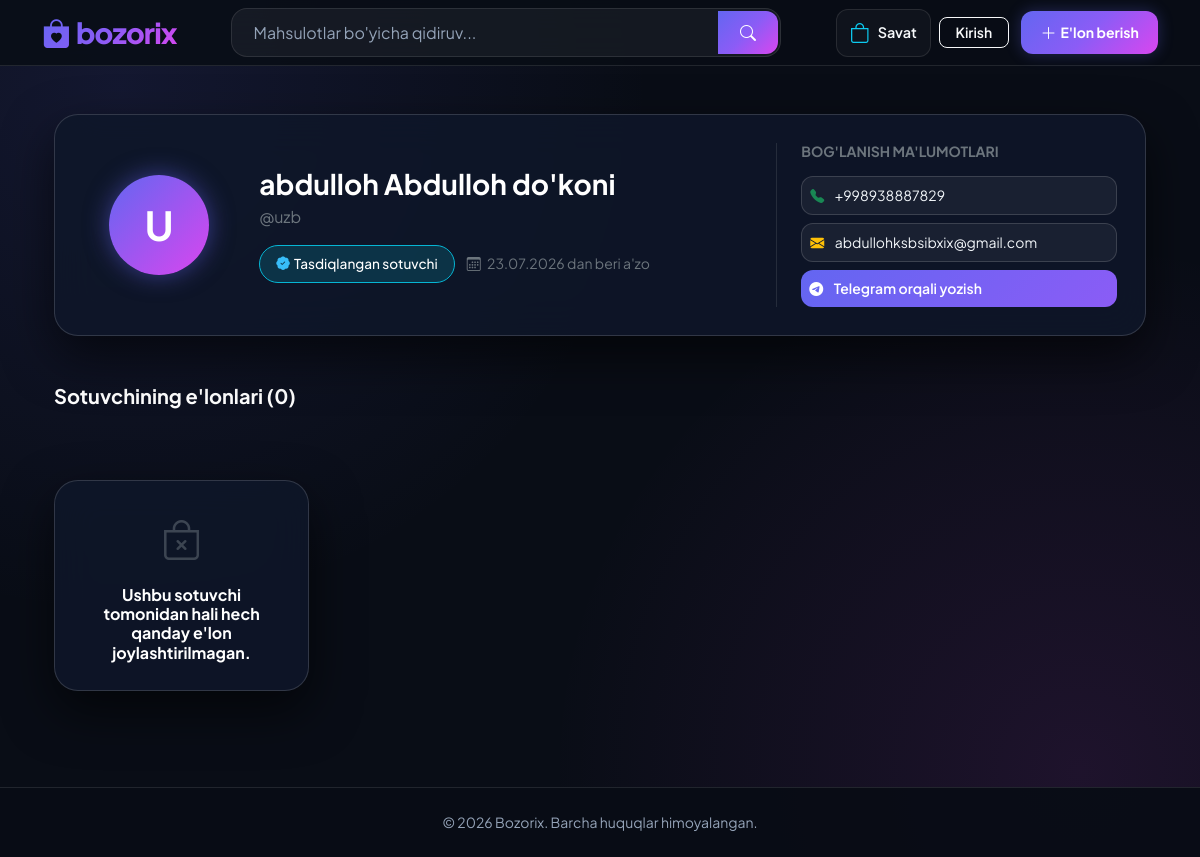
Screenshot of /accounts/store/uzb/ with the database file from the repository.
### apps/accounts/models.py (models this page shows, shortened)
class User(AbstractUser):
    class UserType(models.TextChoices):
        BUYER = 'BUYER', 'Xaridor'
        SELLER = 'SELLER', 'Sotuvchi'
        MODERATOR = 'MODERATOR', 'Moderator'
        ADMIN = 'ADMIN', 'Admin'
    email = models.EmailField('Email manzil', unique=True)
    phone = models.CharField('Telefon raqam', validators=[phone_regex], max_length=13, unique=True, null=True, blank=True)
    user_type = models.CharField('Foydalanuvchi turi', max_length=20, choices=UserType.choices, default=UserType.BUYER)
    is_verified = models.BooleanField('Tasdiqlangan foydalanuvchi', default=False)
    created_at = models.DateTimeField(auto_now_add=True)
    updated_at = models.DateTimeField(auto_now=True)
    USERNAME_FIELD = 'username'
    REQUIRED_FIELDS = ['email']
    class Meta:
        verbose_name = 'Foydalanuvchi'
        verbose_name_plural = 'Foydalanuvchilar'
        ordering = ['-created_at']

### apps/accounts/views.py (the view)
# urls.py: path('store/<str:username>/', views.seller_store_view, name='seller_store'),
def seller_store_view(request, username):
    seller = get_object_or_404(User, username=username)
    profile, _ = UserProfile.objects.get_or_create(user=seller)
    context = {
        'seller': seller,
        'profile': profile,
    }
    return render(request, 'accounts/seller_store.html', context)

### templates/accounts/seller_store.html (shortened to what this page needs)
{% extends 'base.html' %}
{% load humanize %}
{% block content %}
<div class="container my-4">
    <div class="glass-card mb-5">
        <div class="row align-items-center">
            <div class="col-md-2 text-center mb-3 mb-md-0">
                {% if seller.avatar %}
                    <img src="{{ seller.avatar.url }}" alt="{{ seller.username }}" class="store-avatar-img">
                {% else %}
                    <div class="store-avatar-wrapper mx-auto">
                        {{ seller.username|first|upper }}
                    </div>
                {% endif %}
            </div>
            <div class="col-md-6">
                <h3 class="fw-bold mb-1 text-white">
                    {{ seller.get_full_name|default:seller.username }} do'koni
                </h3>
                <p class="text-secondary mb-3">@{{ seller.username }}</p>
                <div class="d-flex flex-wrap gap-2 align-items-center">
                    <span class="badge-verified">
                        <i class="bi bi-patch-check-fill me-1" style="color: #38bdf8;"></i> Tasdiqlangan sotuvchi
                    </span>
                    <span class="small text-secondary">
                        <i class="bi bi-calendar3 ms-1 me-1"></i> {{ seller.date_joined|date:"d.m.Y" }} dan beri a'zo
                    </span>
                </div>
            </div>
            <div class="col-md-4 mt-4 mt-md-0 border-start border-secondary border-opacity-25 ps-md-4">
                <h6 class="text-uppercase text-secondary fw-bold small mb-3">Bog'lanish ma'lumotlari</h6>
                {% if seller.phone %}
                    <div class="mb-2">
                        <a href="tel:{{ seller.phone }}" class="btn btn-contact-outline btn-sm w-100 text-start py-2">
                            <i class="bi bi-telephone-fill me-2 text-success"></i> {{ seller.phone }}
                        </a>
                    </div>
                {% endif %}
                {% if seller.email %}
                    <div class="mb-2">
                        <a href="mailto:{{ seller.email }}" class="btn btn-contact-outline btn-sm w-100 text-start py-2">
                            <i class="bi bi-envelope-fill me-2 text-warning"></i> {{ seller.email }}
                        </a>
                    </div>
                {% endif %}
                <a href="https://t.me/{{ seller.username }}" target="_blank" class="btn btn-action-purple btn-sm w-100 text-start py-2">
                    <i class="bi bi-telegram me-2"></i> Telegram orqali yozish
                </a>
            </div>
        </div>
    </div>
    <div class="d-flex align-items-center justify-content-between mb-4">
        <h5 class="fw-bold text-white m-0">Sotuvchining e'lonlari ({{ products|length }})</h5>
    </div>
    <div class="row row-cols-1 row-cols-sm-2 row-cols-md-3 row-cols-lg-4 g-4">
        {% for product in products %}
            <div class="col">
                <div class="product-card">
                    <a href="{% url 'products:product_detail' product.slug %}" class="product-img-box text-decoration-none">
                        {% if product.images.first %}
                            <img src="{{ product.images.first.image.url }}" alt="{{ product.title }}">
                        {% else %}
                            <div class="text-secondary">
                                <i class="bi bi-image fs-1 opacity-25"></i>
                            </div>
                        {% endif %}
                    </a>
                    <div class="p-3 d-flex flex-column flex-grow-1">
                        <h6 class="card-title text-truncate mb-2">
                            <a href="{% url 'products:product_detail' product.slug %}" class="text-white text-decoration-none fw-bold">
                                {{ product.title }}
                            </a>
                        </h6>
                        <div class="mt-auto pt-2 d-flex justify-content-between align-items-center">
                            <span class="fw-bold text-info">{{ product.price|floatformat:0|intcomma }} so'm</span>
                            <a href="{% url 'products:cart_add' product.id %}" class="btn btn-cart-icon">
                                <i class="bi bi-cart-plus"></i>
                            </a>
                        </div>
                    </div>
                </div>
            </div>
        {% empty %}
            <div class="col-12 text-center py-5">
                <div class="glass-card">
                    <i class="bi bi-bag-x fs-1 text-secondary mb-3 d-block opacity-50"></i>
                    <h6 class="fw-bold text-white m-0">Ushbu sotuvchi tomonidan hali hech qanday e'lon joylashtirilmagan.</h6>
                </div>
            </div>
        {% endfor %}
    </div>
</div>
{% endblock %}

### templates/base.html (style rules this page uses)
:root { --brand-primary: #6366f1; --brand-gradient: linear-gradient(135deg, #6366f1 0%, #8b5cf6 50%, #d946ef 100%); --brand-glow: rgba(99, 102, 241, 0.3); --bg-dark: #090d16; --surface-glass: rgba(18, 26, 43, 0.75); --border-glass: rgba(255, 255, 255, 0.1); --text-main: #f8fafc; --text-sub: #94a3b8; --radius-main: 16px; }
* { box-sizing: border-box; margin: 0; padding: 0; }
body { font-family: 'Plus Jakarta Sans', sans-serif; background-color: var(--bg-dark); color: var(--text-main); display: flex; flex-direction: column; min-height: 100vh; background-image: radial-gradient(circle at 10% 10%, rgba(99, 102, 241, 0.12) 0%, transparent 40%), radial-gradient(circle at 90% 90%, rgba(217, 70, 239, 0.1) 0%, transparent 40%); background-attachment: fixed; }

### templates/accounts/seller_store.html (style rules this page uses)
.glass-card { background: rgba(15, 23, 42, 0.85); backdrop-filter: blur(20px); -webkit-backdrop-filter: blur(20px); border: 1px solid rgba(255, 255, 255, 0.15); border-radius: 24px; padding: 28px; color: #ffffff; box-shadow: 0 20px 50px rgba(0, 0, 0, 0.6); }
.store-avatar-wrapper { width: 100px; height: 100px; border-radius: 50%; background: linear-gradient(135deg, #6366f1 0%, #d946ef 100%); display: flex; align-items: center; justify-content: center; font-size: 2.5rem; font-weight: bold; color: #ffffff; box-shadow: 0 0 25px rgba(99, 102, 241, 0.5); }
.badge-verified { background: rgba(6, 182, 212, 0.18); border: 1px solid #06b6d4; color: #ffffff !important; padding: 8px 16px; border-radius: 50px; font-weight: 500; font-size: 0.85rem; display: inline-flex; align-items: center; }
.btn-contact-outline { border: 1px solid rgba(255, 255, 255, 0.15); color: #f1f5f9; background: rgba(255, 255, 255, 0.05); border-radius: 12px; transition: all 0.2s ease; }
.btn-action-purple { background: linear-gradient(135deg, #6366f1 0%, #8b5cf6 100%); color: white !important; border-radius: 12px; font-weight: 600; border: none; }

### rows the page displays
User: username|first "U", get_full_name "abdulloh Abdulloh", username "uzb", date_joined "23.07.2026", phone "+998938887829", email "abdullohksbsibxix@gmail.com"

### other values shown
{{ products|length }} "0"
